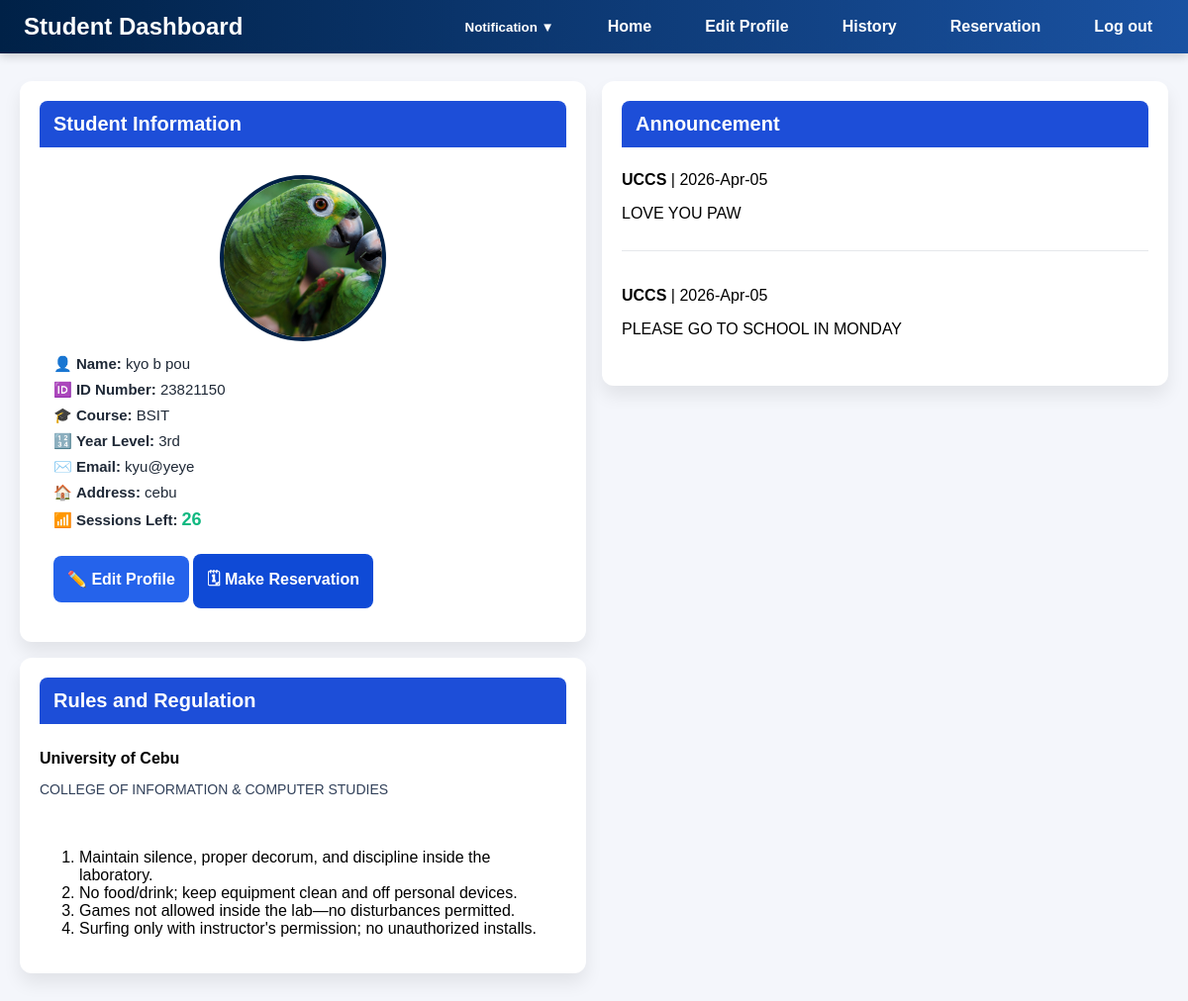
The app's page /profile.php (signed in) with its own data.
### tables this page shows
CREATE TABLE `students` (
  `id` int(11) NOT NULL,
  `id_number` varchar(50) NOT NULL,
  `last_name` varchar(100) NOT NULL,
  `first_name` varchar(100) NOT NULL,
  `middle_name` varchar(100) DEFAULT NULL,
  `course` varchar(100) DEFAULT NULL,
  `year_level` varchar(20) DEFAULT NULL,
  `email` varchar(100) DEFAULT NULL,
  `address` text DEFAULT NULL,
  `password` varchar(255) NOT NULL,
  `created_at` timestamp NOT NULL DEFAULT current_timestamp(),
  `photo` varchar(255) DEFAULT NULL,
  `remaining_sessions` int(11) DEFAULT 28
);

CREATE TABLE `announcements` (
  `id` int(11) NOT NULL,
  `title` varchar(255) NOT NULL,
  `message` text NOT NULL,
  `created_at` timestamp NOT NULL DEFAULT current_timestamp()
);

### profile.php (the view, shortened to what this page needs)
<?php
include "db.php";
$id = $_SESSION['id_number'];
$conn->query("CREATE TABLE IF NOT EXISTS sitin_reservations (
    id INT AUTO_INCREMENT PRIMARY KEY,
    id_number VARCHAR(50) NOT NULL,
    student_name VARCHAR(150) NOT NULL,
    purpose VARCHAR(255) NOT NULL,
    lab VARCHAR(50) NOT NULL,
    time_in TIME,
    `date` DATE,
    remaining_sessions INT NOT NULL,
    status ENUM('pending','approved','rejected','cancelled','completed') DEFAULT 'pending',
    time_out TIMESTAMP NULL,
    notified TINYINT(1) DEFAULT 0,
    created_at TIMESTAMP DEFAULT CURRENT_TIMESTAMP
) ENGINE=InnoDB DEFAULT CHARSET=utf8mb4");
$stmt = $conn->prepare("SELECT id_number, first_name, last_name, middle_name, course, year_level, email, address, photo, COALESCE(remaining_sessions, 28) as remaining_sessions FROM students WHERE id_number = ?");
$stmt->bind_param("s", $id);
$stmt->execute();
$result = $stmt->get_result();
$user = $result->fetch_assoc();
$announcements = $conn->query("SELECT * FROM announcements ORDER BY created_at DESC LIMIT 10");
?>
<!DOCTYPE html>
<html>
<head>
    <link rel="stylesheet" href="css/style.css">
</head>
<body>
<header class="topbar">
    <div class="topbar-left"><h2>Student Dashboard</h2></div>
    <nav class="topbar-nav">
        <div class="dropdown">
            <button class="dropbtn">Notification ▼</button>
        </div>
        <a href="Profile.php">Home</a>
        <a href="#" id="profileButton">Edit Profile</a>
        <a href="#" onclick="openFeature('historyModal')">History</a>
        <a href="#" onclick="openFeature('reservationModal')">Reservation</a>
        <a href="logout.php" class="logout-btn">Log out</a>
    </nav>
</header>
<main class="dashboard-grid">
    <section class="dashboard-card student-info-card">
        <h3>Student Information</h3>
        <div class="dashboard-card-content">
            <?php $hasPhoto = isset($user['photo']) && !empty($user['photo']); ?>
            <div class="profile-avatar-wrapper">
                <img src="<?php echo $hasPhoto ? 'uploads/'.htmlspecialchars($user['photo']) : 'https://via.placeholder.com/160?text=No+Photo'; ?>" alt="Student Photo" class="profile-photo profile-avatar">
            </div>
            <div class="profile-fields">
                <p>👤 <strong>Name:</strong> <?php echo htmlspecialchars(trim($user['first_name'].' '.$user['middle_name'].' '.$user['last_name'])); ?></p>
                <p>🆔 <strong>ID Number:</strong> <?php echo htmlspecialchars($user['id_number']); ?></p>
                <p>🎓 <strong>Course:</strong> <?php echo htmlspecialchars($user['course']); ?></p>
                <p>🔢 <strong>Year Level:</strong> <?php echo htmlspecialchars($user['year_level']); ?></p>
                <p>✉️ <strong>Email:</strong> <?php echo htmlspecialchars($user['email']); ?></p>
                <p>🏠 <strong>Address:</strong> <?php echo htmlspecialchars($user['address']); ?></p>
               <p>📶 <strong>Sessions Left:</strong> <span style="color:#10b981; font-weight:bold; font-size:18px;"><?php echo $user['remaining_sessions']; ?></span></p>
            </div>
            <button class="save-btn" onclick="openModal()">✏️ Edit Profile</button>
            <button class="save-btn" style="margin-top: 10px; background: #0f4ad6;" onclick="openFeature('reservationModal')">🗓 Make Reservation</button>
        </div>
    </section>
    <section class="dashboard-card announcement-card">
        <h3>Announcement</h3>
        <?php if ($announcements && $announcements->num_rows > 0): ?>
            <?php while ($a = $announcements->fetch_assoc()): ?>
                <div class="timeline-item">
                    <div><strong><?php echo htmlspecialchars($a['title']); ?></strong> | <?php echo date('Y-M-d', strtotime($a['created_at'])); ?></div>
                    <p><?php echo htmlspecialchars($a['message']); ?></p>
                </div>
            <?php endwhile; ?>
        <?php endif; ?>
    </section>
    <section class="dashboard-card rules-card">
        <h3>Rules and Regulation</h3>
        <div class="rules-title">University of Cebu</div>
        <div class="rules-subtitle">COLLEGE OF INFORMATION & COMPUTER STUDIES</div>
        <div class="rules-scroll">
            <ol>
                <li>Maintain silence, proper decorum, and discipline inside the laboratory.</li>
                <li>No food/drink; keep equipment clean and off personal devices.</li>
                <li>Games not allowed inside the lab—no disturbances permitted.</li>
                <li>Surfing only with instructor's permission; no unauthorized installs.</li>
            </ol>
        </div>
    </section>
</main>
</body>
</html>

### css/style.css (style rules this page uses)
body { font-family: Arial; background: #f4f6fb; margin:0; }
.topbar { display: flex; justify-content: space-between; align-items: center; gap: 12px; padding: 10px 24px; background: linear-gradient(90deg, #002147, #1a52a2); color: #fff; position: sticky; top: 0; z-index: 500; box-shadow: 0 2px 10px rgba(0,0,0,0.2); }
.topbar-left h2 { margin: 0; font-size: 22px; }
.topbar-nav { display: flex; align-items: center; gap: 10px; }
.topbar-nav a, .topbar-nav .dropbtn { background: transparent; color: #fff; text-decoration: none; border: none; padding: 8px 12px; border-radius: 8px; cursor: pointer; font-weight: bold; }
.logout-btn { background: #f59e0b; color: #001f3f; }
.dropdown { position: relative; display: inline-block; }
.topbar h2 { margin: 0; font-size: 24px; }
header nav a { color: white; text-decoration: none; margin-left: 20px; font-weight: bold; }
.profile-photo { border-radius: 50%; border: 4px solid #002147; margin-bottom: 20px; display: block; margin-left: auto; margin-right: auto; width: 160px; height: 160px; max-width: 160px; max-height: 160px; object-fit: cover; }
.student-info-card .profile-photo { width: 160px; height: 160px; max-width: 160px; max-height: 160px; object-fit: cover; }
.save-btn { flex: 1; background: #2563eb; color: white; padding: 14px; border: none; border-radius: 8px; cursor: pointer; font-size: 16px; font-weight: bold; transition: 0.3s; }
.profile-photo { border-radius: 50%; border: 4px solid #002147; margin-bottom: 10px; display: block; margin-left: auto; margin-right: auto; object-fit: cover; }
.profile-avatar-wrapper { text-align: center; margin-bottom: 14px; }
.profile-avatar { width: 110px; height: 110px; max-width: 110px; max-height: 110px; object-fit: cover; border-radius: 50%; border: 4px solid #002147; }
.student-info-card .profile-fields { margin-bottom: 14px; }
.dashboard-grid { display: grid; grid-template-columns: repeat(3, minmax(250px, 1fr)); gap: 18px; padding: 20px; max-width: 1200px; margin: 18px auto; }
.dashboard-card { background: white; border-radius: 12px; padding: 18px; box-shadow: 0 10px 18px rgba(0,0,0,0.08); }
.dashboard-card h3 { margin-top: 0; color: #002147; margin-bottom: 12px; }
.dashboard-card { background: white; border-radius: 12px; padding: 20px; box-shadow: 0 10px 18px rgba(0,0,0,0.08); }
.student-info-card .profile-fields p, .announcement-card .timeline-item, .rules-card .rules-scroll { margin-top: 10px; }
.student-info-card .profile-fields p { margin: 8px 0; font-size: 15px; color: #1f2937; }
.announcement-card .timeline-item { border-bottom: 1px solid #e5e7eb; padding-bottom: 12px; margin-bottom: 12px; }
.announcement-card .timeline-item:last-child { border-bottom: none; margin-bottom: 0; }
.rules-card .rules-title { font-size: 16px; font-weight: bold; margin-top: 12px; }
.rules-card .rules-subtitle { font-size: 14px; color: #32415a; margin-bottom: 12px; }
.rules-card .rules-scroll { max-height: 330px; overflow-y: auto; padding-right: 6px; }
.dashboard-card h3 { margin: 0; color: #fff; background: #1d4ed8; padding: 12px 14px; border-radius: 8px 8px 0 0; margin-bottom: 0; font-size: 20px; }
.dashboard-card { display: flex; flex-direction: column; gap: 14px; }
.dashboard-card-content { padding: 14px; background: #fff; border-radius: 0 0 8px 8px; }
.student-info-card { max-width: none; }
.dashboard-grid { display: grid !important; grid-template-columns: repeat(3, 1fr) !important; grid-auto-rows: minmax(240px, auto); gap: 16px !important; padding: 18px !important; margin: 10px auto !important; max-width: 1400px !important; width: calc(100% - 40px) !important; align-items: start; }
@media (max-width: 1300px) { .dashboard-grid { grid-template-columns: repeat(2, minmax(260px, 1fr)) !important; } }
.logout-btn { background: #dc2626; color: white; border: none; padding: 6px 10px; border-radius: 6px; cursor: pointer; }

### records on screen
students: photo (picture), first_name+middle_name+last_name "kyo b pou", id_number "23821150", course "BSIT", year_level "3rd", email "kyu@yeye", address "cebu"
announcements: title "UCCS", created_at "2026-Apr-05", message "LOVE YOU PAW"
announcements: title "UCCS", created_at "2026-Apr-05", message "PLEASE GO TO SCHOOL IN MONDAY"

### other values on screen
$user['remaining_sessions'] "26"
